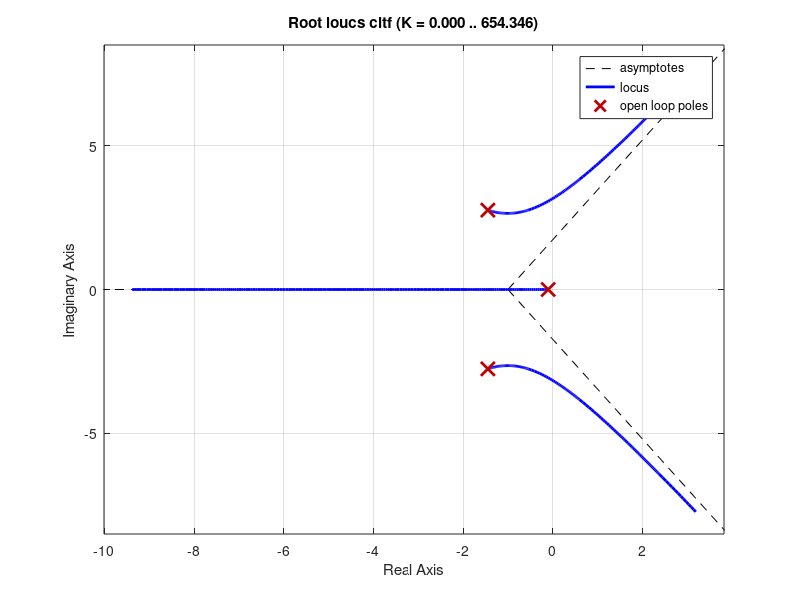

The MATLAB script that drew this image:
clc;
clear;
close all;
s=tf('s')
gs=1/(s*s*s+3*s*s+10*s)
cltf=feedback(gs,1)
rlocus(cltf)

% Mohammed Muneeb Ahmed
% mohammedmujeebahmed72@gmail.com
